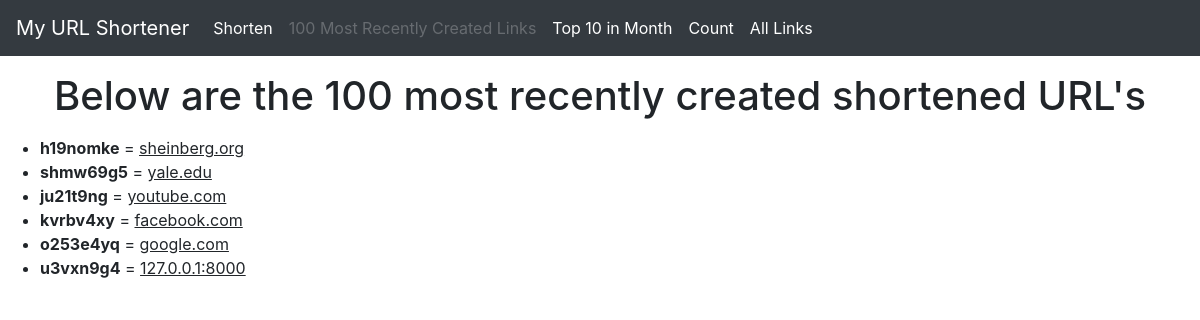
The page /recent/ on the database its author committed.
### shortener/models.py (models this page shows)
class Link(models.Model):
    url = models.CharField(max_length=255, default = '')
    shortened = models.CharField(max_length=8, unique=True, default='abcd1234')
    timeCreated = models.DateTimeField(auto_now_add=True)
    count = models.IntegerField(default = 0)
    def __str__(self):
    	return '%s' % (self.url)

### shortener/views.py (the view)
# urls.py: path('recent/', recent),
def recent(request):
    mostRecent = Link.objects.order_by('-timeCreated')
    print(mostRecent)
    d = {"recent" : mostRecent}
    return render(request, "recent.html", d)

### templates/recent.html (shortened to what this page needs)
<!DOCTYPE html>
<html lang="en">
<head>
	<link rel="stylesheet" href="https://stackpath.bootstrapcdn.com/bootstrap/4.3.1/css/bootstrap.min.css">
</head>
<body>
	{% block content %}
	<nav class="navbar navbar-expand-lg navbar-dark bg-dark">
  		<a class="navbar-brand" href="/">My URL Shortener</a>
  		<div class="collapse navbar-collapse" id="navbarNavAltMarkup">
    		<div class="navbar-nav">
    			<a class="nav-item nav-link active" href="/shorten/">Shorten</a>
      			<a class="nav-item nav-link disabled" href="/recent/">100 Most Recently Created Links</a>
      			<a class="nav-item nav-link active" href="/top/">Top 10 in Month</a>
      			<a class="nav-item nav-link active" href="/count/">Count</a>
      			<a class="nav-item nav-link active" href="/all-links/">All Links</a>
    		</div>
  		</div>
	</nav>
	<h1 class="text-center"> Below are the 100 most recently created shortened URL's </h1>
	<ul>
	{% for link in recent %}
		<li><b>{{link.shortened}}</b> = <u>{{link.url}}</u></li>
	{% endfor %}
	</ul>
	{% endblock %}
</body>
</html>

### rows shown on the page
Link: shortened "h19nomke", url "sheinberg.org"
Link: shortened "shmw69g5", url "yale.edu"
Link: shortened "ju21t9ng", url "youtube.com"
Link: shortened "kvrbv4xy", url "facebook.com"
Link: shortened "o253e4yq", url "google.com"
Link: shortened "u3vxn9g4", url "127.0.0.1:8000"
